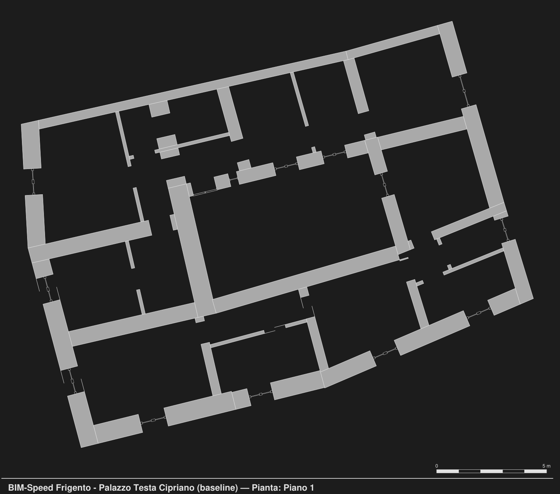
#> input picture db/thumbs/bimspeed-frigento_modello-palazzo-testa-cipriano_plan-03-piano-1.png, 560 x 494 px, given as the content of the folder /home/claude/greetjekoffie/hacktothefuture/ifc_models, which was not available
$ python build_index.py
#> lines starting #> are read from the running program, lines starting #| are printed output that depends on the picture
import pymupdf,re,json,os,glob,sys
from PIL import Image,ImageOps
D='/home/claude/greetjekoffie/hacktothefuture/ifc_models';OUT='/home/claude/blueline-stoa/db'
TYPES=[('bathroom',['bad','bath','wc','toilet','tualett','baño','aseo','łazienk','toalet','badkamer','sanit','dusch','shower','kylpy']),
 ('kitchen',['küche','kueche','kitchen','köök','køkken','keittiö','cocina','kuchn','keuken','pantry','teekeuken']),
 ('bedroom',['schlaf','bedroom','magamis','dormit','sypial','slaapk','soveværelse']),
 ('living',['wohn','living','elutuba','olohuone','salón','salon','stue','woonkamer','dzienny','estar']),
 ('office',['büro','buero','office','kontor','toimisto','oficina','biuro','kantoor','despacho','arbeit','werkraum']),
 ('meeting',['besprech','meeting','møde','konferenz','conference','reuni','neuvottelu','vergader']),
 ('corridor',['flur','korridor','koridor','corridor','gang','hall','esik','eteinen','pasillo','entré','vestib','foyer','diele','circul','lobby','windfang','verkehr']),
 ('stair',['trepp','stair','trepikoda','porras','escalera','klatka','trapp','stiege']),
 ('technical',['lager','storage','abstell','teknik','technik','tekn','skakt','shaft','varasto','almac','schacht','elektro','hvac','server','haustechn','heiz','installat','depot','archiv','garderob','vaatehuone','closet','trastero','berging']),
 ('sauna',['sauna']),('balcony',['balkon','balcony','terras','parveke','terraza','loggia']),
 ('teaching',['hörsaal','hoersaal','auditor','seminar','class','labor','lab ','unterricht','aula','gym','turnhalle','sport','zaal']),
 ('lounge',['lounge','café','cafe','kantine','canteen','aufenthalt','dining','comedor','ruokailu','spise'])]
PRE={'bathroom':['bañ','ban','douche','wc'],'bedroom':['hab','dorm'],'kitchen':['coc'],'living':['sal','estar'],'corridor':['dist','entrance','vorr'],'technical':['kleed','kast','utility','boiler','abiruum','cv'],'stair':['aufzug','lift','elevator','ascensor'],'parking':['stellplatz','garage','garaje','parking','autotalli']}
def rtype(s):
    l=' '+s.lower()+' '
    for t,ks in TYPES:
        if any(k in l for k in ks):return t
    toks=[t for t in re.split(r'[^a-zà-ž]+',s.lower()) if t]
    for t,ks in PRE.items():
        if any(tok.startswith(k) for tok in toks for k in ks):return t
    return 'other'
NUM=re.compile(r'^(?:(?:rum|room|raum|nr|no|n°)\.?\s*)*(?:nr\.?\s*)?([A-Z]?\d{1,4}(?:[.\-/]\d{1,3})*[A-Z]?)$',re.I)
SKIP=re.compile(r'(maßstab|massstab|scale|schnitth|©|http|licen|ifc|erzeugt|generated|grundriss|floor plan|plan:|storey|level|copyright|cc[- ]by|^0$|^\d+\s*m$)',re.I)
def thumb(pix,path,w):
    im=Image.frombytes('RGB',[pix.width,pix.height],pix.samples).convert('L');im=ImageOps.invert(im)
    im=im.point(lambda v:min(255,int(28+v*0.78)));im.thumbnail((w,w*2));im.save(path,optimize=True)
plans=[]
for f in sorted(glob.glob(D+'/*.pdf')):
    n=os.path.basename(f);slug=n[:-4];doc=pymupdf.open(f);p=doc[0];W,H=p.rect.width,p.rect.height
    full=p.get_text();sc=re.search(r'1\s*:\s*(\d{2,4})',full);scale=int(sc.group(1)) if sc else None
    lines=[l.strip() for l in full.split('\n') if l.strip()]
    title=next((l for l in lines if '—' in l or ' - ' in l and len(l)>20),'')
    proj,_,fl=slug.partition('_plan-');src=proj.split('-')[0];pname=proj.split('_',1)[1] if '_' in proj else proj
    spans=[]
    for b in p.get_text('dict')['blocks']:
        for li in b.get('lines',[]):
            for s in li['spans']:
                t=s['text'].strip()
                if t:spans.append((t,(s['bbox'][0]+s['bbox'][2])/2,(s['bbox'][1]+s['bbox'][3])/2,s['size']))
    # footer: spans in the bottom band holding title/licence text
    body=[s for s in spans if not SKIP.search(s[0]) and s[0]!=title and len(s[0])<60]
    names=[s for s in body if not NUM.match(s[0]) and re.search(r'[A-Za-zÀ-ž]',s[0])]
    nums=[s for s in body if NUM.match(s[0])]
    rooms=[];used=set()
    isplan='_plan-' in n
    if not isplan:names=[]
    for nm in names:
        best=None
        for i,u in enumerate(nums):
            if i in used:continue
            d=((u[1]-nm[1])**2+(u[2]-nm[2])**2)**.5
            if d<nm[3]*4 and (best is None or d<best[0]):best=(d,i)
        num=None
        if best:used.add(best[1]);num=NUM.match(nums[best[1]][0]).group(1)
        rooms.append({'name':nm[0].title() if nm[0].isupper() and len(nm[0])>3 else nm[0],'num':num,'type':rtype(nm[0]),'x':round(nm[1]/W,4),'y':round(nm[2]/H,4)})
    m=0.0254/72*(scale or 100)
    dr=[g['rect'] for g in p.get_drawings() if g['rect'].width<W*.95]
    if dr:
        x0=min(r.x0 for r in dr);y0=min(r.y0 for r in dr);x1=max(r.x1 for r in dr);y1=max(r.y1 for r in dr)
    else:x0,y0,x1,y1=0,0,W,H
    tb=[b['bbox'] for b in p.get_text('dict')['blocks']]
    gx0,gy0,gx1,gy1=x0,y0,x1,y1
    for r in rooms:
        px,py=r['x']*W,r['y']*H;gx0=min(gx0,px-10);gy0=min(gy0,py-10);gx1=max(gx1,px+10);gy1=max(gy1,py+10)
    mg=max(gx1-gx0,gy1-gy0)*0.04;cx0,cy0,cx1,cy1=max(0,gx0-mg),max(0,gy0-mg),min(W,gx1+mg),min(H,gy1+mg)
    clip=pymupdf.Rect(cx0,cy0,cx1,cy1)
    for r in rooms:r['x']=round((r['x']*W-cx0)/(cx1-cx0),4);r['y']=round((r['y']*H-cy0)/(cy1-cy0),4)
    pix=p.get_pixmap(dpi=150,clip=clip);thumb(pix,f'{OUT}/thumbs/{slug}.png',560)
    aspect=round((cy1-cy0)/(cx1-cx0),3)
    cnt={}
    for r in rooms:cnt[r['type']]=cnt.get(r['type'],0)+1
    plans.append({'id':slug,'file':n,'kind':'cad' if isplan else ('section' if '_section' in n else 'elevation'),'source':src,'project':pname,'floor':fl,'title':title[:140],'scale':scale,'sizeM':[round((x1-x0)*m,1),round((y1-y0)*m,1)],'rooms':rooms,'types':cnt,'lang':None,'aspect':aspect})
    print(len(rooms),slug[:60],file=sys.stderr)
scans=sorted(glob.glob(D+'/*.png'))
for f in scans:
    n=os.path.basename(f);slug=n[:-4];im=Image.open(f).convert('L');im=ImageOps.invert(im);im=im.point(lambda v:min(255,int(28+v*0.78)));im.thumbnail((260,520));im.save(f'{OUT}/thumbs/{slug}.png',optimize=True)
#> further down, im is the input picture: PIL image 560x494 L; min 2, max 245, mean 48.4
#> after `im = ImageOps.invert(im)`:
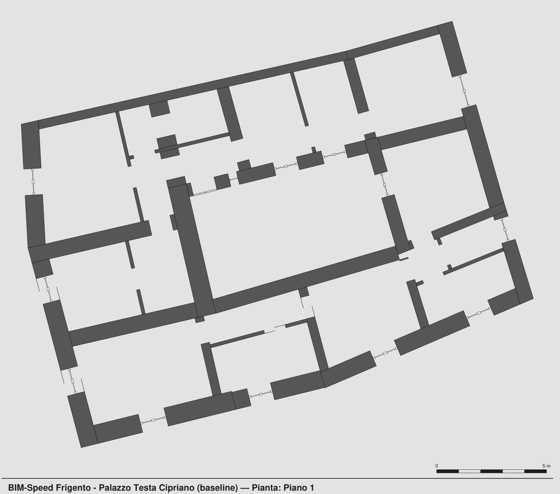
#> im: PIL image 560x494 L; min 10, max 253, mean 206.6
#> after `im = im.point(lambda v: min(255, int(28 + v * 0.78)))`:
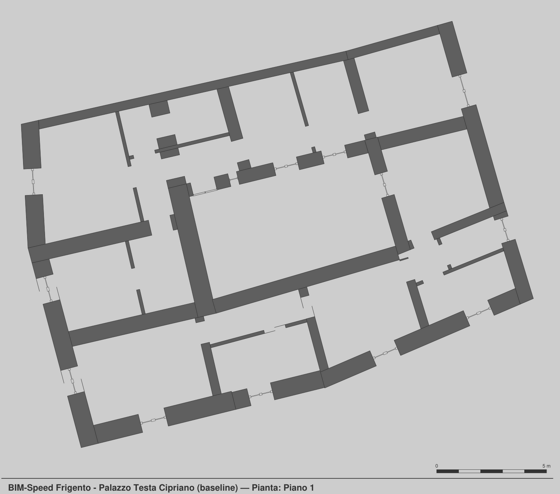
#> im: PIL image 560x494 L; min 35, max 225, mean 189
#> after `im.thumbnail((260, 520))`:
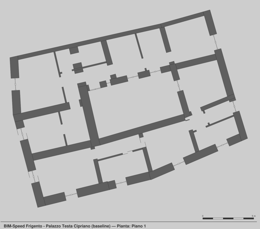
#> im: PIL image 260x229 L; min 34, max 215, mean 189
    plans.append({'id':slug,'file':n,'kind':'scan','source':'resbim','project':'resbim scans','floor':slug.split('-')[-1].replace('_plan',''),'rooms':[],'types':{},'aspect':round(im.height/im.width,3)})
ifc=len(glob.glob(D+'/*.ifc'))
#> (the run stopped early here; a loop or call above may not have finished)

$ run again, on db/thumbs/bsc-esplanades_1807-ep-ar-v18_plan-02-2-korrus.png
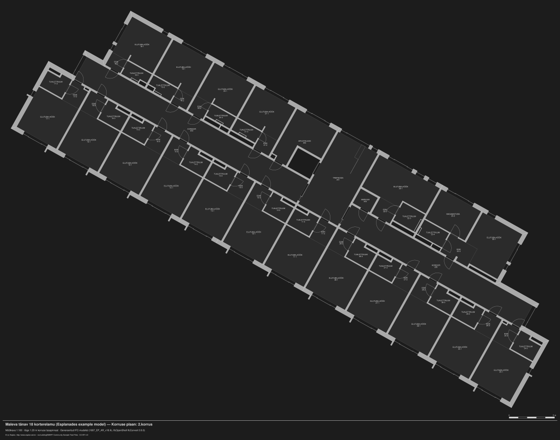
#> input picture db/thumbs/bsc-esplanades_1807-ep-ar-v18_plan-02-2-korrus.png, 560 x 440 px, given as the content of the folder /home/claude/greetjekoffie/hacktothefuture/ifc_models, which was not available
#> im is the input picture: PIL image 560x440 L; min 17, max 231, mean 38.6
#> `im = ImageOps.invert(im)`:
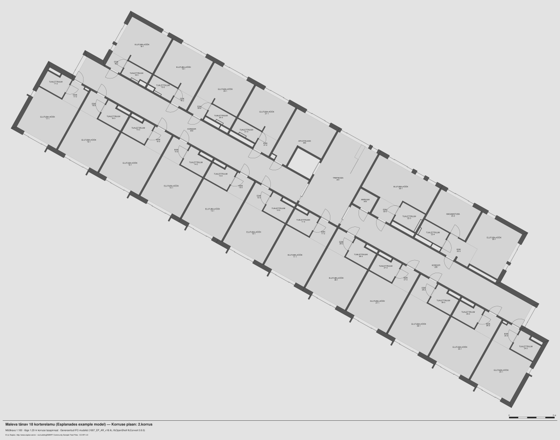
#> im: PIL image 560x440 L; min 24, max 238, mean 216.4
#> `im.thumbnail((260, 520))`:
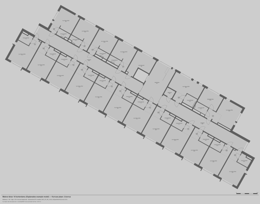
#> im: PIL image 260x204 L; min 82, max 213, mean 196.6
